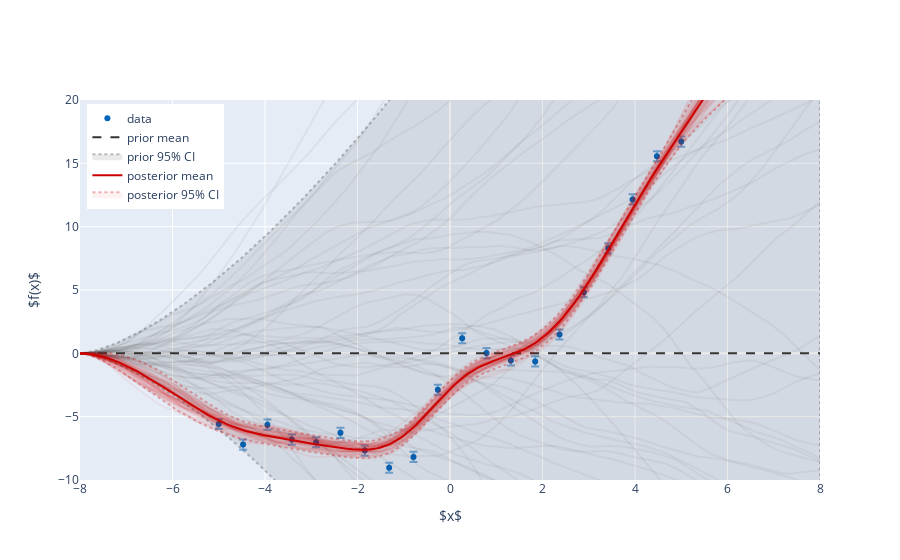

Here is the notebook cell this chart was saved with:
### Code cell
kernel = lambda a, b: Integrated_Wiener(a, b, shift=-8.0)
prior = GaussianProcess(const_mean, kernel)
posterior = prior.condition(Y, X, sigma)
plot(prior, posterior)

### Figure 1 — Plotly figure (JSON) as saved in the notebook; plotly's stock layout.template omitted (floating-point values rounded to 4 significant figures; data arrays with more than 128 entries replaced by an {"elided": "..."} marker saying what was removed)
{"data": [{"error_y": {"array": [0.4, 0.4, 0.4, 0.4, 0.4, 0.4, 0.4, 0.4, 0.4, 0.4, 0.4, 0.4, 0.4, 0.4, 0.4, 0.4, 0.4, 0.4, 0.4, 0.4], "color": "rgba(0,101,189,0.5)", "type": "data", "visible": true}, "marker": {"color": "rgb(0, 101, 189)", "size": 6}, "mode": "markers", "name": "data", "type": "scatter", "x": [-5.0, -4.474, -3.947, -3.421, -2.895, -2.368, -1.842, -1.316, -0.7895, -0.2632, 0.2632, 0.7895, 1.316, 1.842, 2.368, 2.895, 3.421, 3.947, 4.474, 5.0], "y": [-5.582, -7.206, -5.631, -6.811, -7.02, -6.278, -7.678, -9.035, -8.175, -2.871, 1.192, 0.01719, -0.558, -0.6368, 1.482, 4.825, 8.295, 12.15, 15.56, 16.72]}, {"line": {"color": "rgb(51, 51, 51)", "dash": "dash"}, "mode": "lines", "name": "prior mean", "type": "scatter", "x": {"elided": "300 float values"}, "y": {"elided": "300 float values"}}, {"fill": "toself", "fillcolor": "rgba(51,51,51,0.1)", "line": {"color": "rgba(51,51,51,0.3)", "dash": "dot"}, "name": "prior 95% CI", "type": "scatter", "x": {"elided": "600 float values"}, "y": {"elided": "600 float values"}}, {"line": {"color": "rgba(51,51,51,0.3)"}, "mode": "lines", "name": "sample", "opacity": 0.2, "showlegend": false, "type": "scatter", "x": {"elided": "300 float values"}, "y": {"elided": "300 float values"}}, {"line": {"color": "rgba(51,51,51,0.3)"}, "mode": "lines", "name": "sample", "opacity": 0.2, "showlegend": false, "type": "scatter", "x": {"elided": "300 float values"}, "y": {"elided": "300 float values"}}, {"line": {"color": "rgba(51,51,51,0.3)"}, "mode": "lines", "name": "sample", "opacity": 0.2, "showlegend": false, "type": "scatter", "x": {"elided": "300 float values"}, "y": {"elided": "300 float values"}}, {"line": {"color": "rgba(51,51,51,0.3)"}, "mode": "lines", "name": "sample", "opacity": 0.2, "showlegend": false, "type": "scatter", "x": {"elided": "300 float values"}, "y": {"elided": "300 float values"}}, {"line": {"color": "rgba(51,51,51,0.3)"}, "mode": "lines", "name": "sample", "opacity": 0.2, "showlegend": false, "type": "scatter", "x": {"elided": "300 float values"}, "y": {"elided": "300 float values"}}, {"line": {"color": "rgba(51,51,51,0.3)"}, "mode": "lines", "name": "sample", "opacity": 0.2, "showlegend": false, "type": "scatter", "x": {"elided": "300 float values"}, "y": {"elided": "300 float values"}}, {"line": {"color": "rgba(51,51,51,0.3)"}, "mode": "lines", "name": "sample", "opacity": 0.2, "showlegend": false, "type": "scatter", "x": {"elided": "300 float values"}, "y": {"elided": "300 float values"}}, {"line": {"color": "rgba(51,51,51,0.3)"}, "mode": "lines", "name": "sample", "opacity": 0.2, "showlegend": false, "type": "scatter", "x": {"elided": "300 float values"}, "y": {"elided": "300 float values"}}, {"line": {"color": "rgba(51,51,51,0.3)"}, "mode": "lines", "name": "sample", "opacity": 0.2, "showlegend": false, "type": "scatter", "x": {"elided": "300 float values"}, "y": {"elided": "300 float values"}}, {"line": {"color": "rgba(51,51,51,0.3)"}, "mode": "lines", "name": "sample", "opacity": 0.2, "showlegend": false, "type": "scatter", "x": {"elided": "300 float values"}, "y": {"elided": "300 float values"}}, {"line": {"color": "rgba(51,51,51,0.3)"}, "mode": "lines", "name": "sample", "opacity": 0.2, "showlegend": false, "type": "scatter", "x": {"elided": "300 float values"}, "y": {"elided": "300 float values"}}, {"line": {"color": "rgba(51,51,51,0.3)"}, "mode": "lines", "name": "sample", "opacity": 0.2, "showlegend": false, "type": "scatter", "x": {"elided": "300 float values"}, "y": {"elided": "300 float values"}}, {"line": {"color": "rgba(51,51,51,0.3)"}, "mode": "lines", "name": "sample", "opacity": 0.2, "showlegend": false, "type": "scatter", "x": {"elided": "300 float values"}, "y": {"elided": "300 float values"}}, {"line": {"color": "rgba(51,51,51,0.3)"}, "mode": "lines", "name": "sample", "opacity": 0.2, "showlegend": false, "type": "scatter", "x": {"elided": "300 float values"}, "y": {"elided": "300 float values"}}, {"line": {"color": "rgba(51,51,51,0.3)"}, "mode": "lines", "name": "sample", "opacity": 0.2, "showlegend": false, "type": "scatter", "x": {"elided": "300 float values"}, "y": {"elided": "300 float values"}}, {"line": {"color": "rgba(51,51,51,0.3)"}, "mode": "lines", "name": "sample", "opacity": 0.2, "showlegend": false, "type": "scatter", "x": {"elided": "300 float values"}, "y": {"elided": "300 float values"}}, {"line": {"color": "rgba(51,51,51,0.3)"}, "mode": "lines", "name": "sample", "opacity": 0.2, "showlegend": false, "type": "scatter", "x": {"elided": "300 float values"}, "y": {"elided": "300 float values"}}, {"line": {"color": "rgba(51,51,51,0.3)"}, "mode": "lines", "name": "sample", "opacity": 0.2, "showlegend": false, "type": "scatter", "x": {"elided": "300 float values"}, "y": {"elided": "300 float values"}}, {"line": {"color": "rgba(51,51,51,0.3)"}, "mode": "lines", "name": "sample", "opacity": 0.2, "showlegend": false, "type": "scatter", "x": {"elided": "300 float values"}, "y": {"elided": "300 float values"}}, {"line": {"color": "rgba(51,51,51,0.3)"}, "mode": "lines", "name": "sample", "opacity": 0.2, "showlegend": false, "type": "scatter", "x": {"elided": "300 float values"}, "y": {"elided": "300 float values"}}, {"line": {"color": "rgba(51,51,51,0.3)"}, "mode": "lines", "name": "sample", "opacity": 0.2, "showlegend": false, "type": "scatter", "x": {"elided": "300 float values"}, "y": {"elided": "300 float values"}}, {"line": {"color": "rgba(51,51,51,0.3)"}, "mode": "lines", "name": "sample", "opacity": 0.2, "showlegend": false, "type": "scatter", "x": {"elided": "300 float values"}, "y": {"elided": "300 float values"}}, {"line": {"color": "rgba(51,51,51,0.3)"}, "mode": "lines", "name": "sample", "opacity": 0.2, "showlegend": false, "type": "scatter", "x": {"elided": "300 float values"}, "y": {"elided": "300 float values"}}, {"line": {"color": "rgba(51,51,51,0.3)"}, "mode": "lines", "name": "sample", "opacity": 0.2, "showlegend": false, "type": "scatter", "x": {"elided": "300 float values"}, "y": {"elided": "300 float values"}}, {"line": {"color": "rgba(51,51,51,0.3)"}, "mode": "lines", "name": "sample", "opacity": 0.2, "showlegend": false, "type": "scatter", "x": {"elided": "300 float values"}, "y": {"elided": "300 float values"}}, {"line": {"color": "rgba(51,51,51,0.3)"}, "mode": "lines", "name": "sample", "opacity": 0.2, "showlegend": false, "type": "scatter", "x": {"elided": "300 float values"}, "y": {"elided": "300 float values"}}, {"line": {"color": "rgba(51,51,51,0.3)"}, "mode": "lines", "name": "sample", "opacity": 0.2, "showlegend": false, "type": "scatter", "x": {"elided": "300 float values"}, "y": {"elided": "300 float values"}}, {"line": {"color": "rgba(51,51,51,0.3)"}, "mode": "lines", "name": "sample", "opacity": 0.2, "showlegend": false, "type": "scatter", "x": {"elided": "300 float values"}, "y": {"elided": "300 float values"}}, {"line": {"color": "rgba(51,51,51,0.3)"}, "mode": "lines", "name": "sample", "opacity": 0.2, "showlegend": false, "type": "scatter", "x": {"elided": "300 float values"}, "y": {"elided": "300 float values"}}, {"line": {"color": "rgba(51,51,51,0.3)"}, "mode": "lines", "name": "sample", "opacity": 0.2, "showlegend": false, "type": "scatter", "x": {"elided": "300 float values"}, "y": {"elided": "300 float values"}}, {"line": {"color": "rgba(51,51,51,0.3)"}, "mode": "lines", "name": "sample", "opacity": 0.2, "showlegend": false, "type": "scatter", "x": {"elided": "300 float values"}, "y": {"elided": "300 float values"}}, {"line": {"color": "rgba(51,51,51,0.3)"}, "mode": "lines", "name": "sample", "opacity": 0.2, "showlegend": false, "type": "scatter", "x": {"elided": "300 float values"}, "y": {"elided": "300 float values"}}, {"line": {"color": "rgba(51,51,51,0.3)"}, "mode": "lines", "name": "sample", "opacity": 0.2, "showlegend": false, "type": "scatter", "x": {"elided": "300 float values"}, "y": {"elided": "300 float values"}}, {"line": {"color": "rgba(51,51,51,0.3)"}, "mode": "lines", "name": "sample", "opacity": 0.2, "showlegend": false, "type": "scatter", "x": {"elided": "300 float values"}, "y": {"elided": "300 float values"}}, {"line": {"color": "rgba(51,51,51,0.3)"}, "mode": "lines", "name": "sample", "opacity": 0.2, "showlegend": false, "type": "scatter", "x": {"elided": "300 float values"}, "y": {"elided": "300 float values"}}, {"line": {"color": "rgba(51,51,51,0.3)"}, "mode": "lines", "name": "sample", "opacity": 0.2, "showlegend": false, "type": "scatter", "x": {"elided": "300 float values"}, "y": {"elided": "300 float values"}}, {"line": {"color": "rgba(51,51,51,0.3)"}, "mode": "lines", "name": "sample", "opacity": 0.2, "showlegend": false, "type": "scatter", "x": {"elided": "300 float values"}, "y": {"elided": "300 float values"}}, {"line": {"color": "rgba(51,51,51,0.3)"}, "mode": "lines", "name": "sample", "opacity": 0.2, "showlegend": false, "type": "scatter", "x": {"elided": "300 float values"}, "y": {"elided": "300 float values"}}, {"line": {"color": "rgba(51,51,51,0.3)"}, "mode": "lines", "name": "sample", "opacity": 0.2, "showlegend": false, "type": "scatter", "x": {"elided": "300 float values"}, "y": {"elided": "300 float values"}}, {"line": {"color": "rgba(51,51,51,0.3)"}, "mode": "lines", "name": "sample", "opacity": 0.2, "showlegend": false, "type": "scatter", "x": {"elided": "300 float values"}, "y": {"elided": "300 float values"}}, {"line": {"color": "rgba(51,51,51,0.3)"}, "mode": "lines", "name": "sample", "opacity": 0.2, "showlegend": false, "type": "scatter", "x": {"elided": "300 float values"}, "y": {"elided": "300 float values"}}, {"line": {"color": "rgba(51,51,51,0.3)"}, "mode": "lines", "name": "sample", "opacity": 0.2, "showlegend": false, "type": "scatter", "x": {"elided": "300 float values"}, "y": {"elided": "300 float values"}}, {"line": {"color": "rgba(51,51,51,0.3)"}, "mode": "lines", "name": "sample", "opacity": 0.2, "showlegend": false, "type": "scatter", "x": {"elided": "300 float values"}, "y": {"elided": "300 float values"}}, {"line": {"color": "rgba(51,51,51,0.3)"}, "mode": "lines", "name": "sample", "opacity": 0.2, "showlegend": false, "type": "scatter", "x": {"elided": "300 float values"}, "y": {"elided": "300 float values"}}, {"line": {"color": "rgba(51,51,51,0.3)"}, "mode": "lines", "name": "sample", "opacity": 0.2, "showlegend": false, "type": "scatter", "x": {"elided": "300 float values"}, "y": {"elided": "300 float values"}}, {"line": {"color": "rgba(51,51,51,0.3)"}, "mode": "lines", "name": "sample", "opacity": 0.2, "showlegend": false, "type": "scatter", "x": {"elided": "300 float values"}, "y": {"elided": "300 float values"}}, {"line": {"color": "rgba(51,51,51,0.3)"}, "mode": "lines", "name": "sample", "opacity": 0.2, "showlegend": false, "type": "scatter", "x": {"elided": "300 float values"}, "y": {"elided": "300 float values"}}, {"line": {"color": "rgba(51,51,51,0.3)"}, "mode": "lines", "name": "sample", "opacity": 0.2, "showlegend": false, "type": "scatter", "x": {"elided": "300 float values"}, "y": {"elided": "300 float values"}}, {"line": {"color": "rgba(51,51,51,0.3)"}, "mode": "lines", "name": "sample", "opacity": 0.2, "showlegend": false, "type": "scatter", "x": {"elided": "300 float values"}, "y": {"elided": "300 float values"}}, {"line": {"color": "rgba(51,51,51,0.3)"}, "mode": "lines", "name": "sample", "opacity": 0.2, "showlegend": false, "type": "scatter", "x": {"elided": "300 float values"}, "y": {"elided": "300 float values"}}, {"line": {"color": "rgb(204, 0, 0)"}, "mode": "lines", "name": "posterior mean", "type": "scatter", "x": {"elided": "300 float values"}, "y": {"elided": "300 float values"}}, {"fill": "toself", "fillcolor": "rgba(204,0,0,0.05)", "line": {"color": "rgba(204,0,0,0.3)", "dash": "dot"}, "name": "posterior 95% CI", "type": "scatter", "x": {"elided": "600 float values"}, "y": {"elided": "600 float values"}}, {"line": {"color": "rgba(204,0,0,0.3)"}, "mode": "lines", "name": "sample", "opacity": 0.2, "showlegend": false, "type": "scatter", "x": {"elided": "300 float values"}, "y": {"elided": "300 float values"}}, {"line": {"color": "rgba(204,0,0,0.3)"}, "mode": "lines", "name": "sample", "opacity": 0.2, "showlegend": false, "type": "scatter", "x": {"elided": "300 float values"}, "y": {"elided": "300 float values"}}, {"line": {"color": "rgba(204,0,0,0.3)"}, "mode": "lines", "name": "sample", "opacity": 0.2, "showlegend": false, "type": "scatter", "x": {"elided": "300 float values"}, "y": {"elided": "300 float values"}}, {"line": {"color": "rgba(204,0,0,0.3)"}, "mode": "lines", "name": "sample", "opacity": 0.2, "showlegend": false, "type": "scatter", "x": {"elided": "300 float values"}, "y": {"elided": "300 float values"}}, {"line": {"color": "rgba(204,0,0,0.3)"}, "mode": "lines", "name": "sample", "opacity": 0.2, "showlegend": false, "type": "scatter", "x": {"elided": "300 float values"}, "y": {"elided": "300 float values"}}, {"line": {"color": "rgba(204,0,0,0.3)"}, "mode": "lines", "name": "sample", "opacity": 0.2, "showlegend": false, "type": "scatter", "x": {"elided": "300 float values"}, "y": {"elided": "300 float values"}}, {"line": {"color": "rgba(204,0,0,0.3)"}, "mode": "lines", "name": "sample", "opacity": 0.2, "showlegend": false, "type": "scatter", "x": {"elided": "300 float values"}, "y": {"elided": "300 float values"}}, {"line": {"color": "rgba(204,0,0,0.3)"}, "mode": "lines", "name": "sample", "opacity": 0.2, "showlegend": false, "type": "scatter", "x": {"elided": "300 float values"}, "y": {"elided": "300 float values"}}, {"line": {"color": "rgba(204,0,0,0.3)"}, "mode": "lines", "name": "sample", "opacity": 0.2, "showlegend": false, "type": "scatter", "x": {"elided": "300 float values"}, "y": {"elided": "300 float values"}}, {"line": {"color": "rgba(204,0,0,0.3)"}, "mode": "lines", "name": "sample", "opacity": 0.2, "showlegend": false, "type": "scatter", "x": {"elided": "300 float values"}, "y": {"elided": "300 float values"}}, {"line": {"color": "rgba(204,0,0,0.3)"}, "mode": "lines", "name": "sample", "opacity": 0.2, "showlegend": false, "type": "scatter", "x": {"elided": "300 float values"}, "y": {"elided": "300 float values"}}, {"line": {"color": "rgba(204,0,0,0.3)"}, "mode": "lines", "name": "sample", "opacity": 0.2, "showlegend": false, "type": "scatter", "x": {"elided": "300 float values"}, "y": {"elided": "300 float values"}}, {"line": {"color": "rgba(204,0,0,0.3)"}, "mode": "lines", "name": "sample", "opacity": 0.2, "showlegend": false, "type": "scatter", "x": {"elided": "300 float values"}, "y": {"elided": "300 float values"}}, {"line": {"color": "rgba(204,0,0,0.3)"}, "mode": "lines", "name": "sample", "opacity": 0.2, "showlegend": false, "type": "scatter", "x": {"elided": "300 float values"}, "y": {"elided": "300 float values"}}, {"line": {"color": "rgba(204,0,0,0.3)"}, "mode": "lines", "name": "sample", "opacity": 0.2, "showlegend": false, "type": "scatter", "x": {"elided": "300 float values"}, "y": {"elided": "300 float values"}}, {"line": {"color": "rgba(204,0,0,0.3)"}, "mode": "lines", "name": "sample", "opacity": 0.2, "showlegend": false, "type": "scatter", "x": {"elided": "300 float values"}, "y": {"elided": "300 float values"}}, {"line": {"color": "rgba(204,0,0,0.3)"}, "mode": "lines", "name": "sample", "opacity": 0.2, "showlegend": false, "type": "scatter", "x": {"elided": "300 float values"}, "y": {"elided": "300 float values"}}, {"line": {"color": "rgba(204,0,0,0.3)"}, "mode": "lines", "name": "sample", "opacity": 0.2, "showlegend": false, "type": "scatter", "x": {"elided": "300 float values"}, "y": {"elided": "300 float values"}}, {"line": {"color": "rgba(204,0,0,0.3)"}, "mode": "lines", "name": "sample", "opacity": 0.2, "showlegend": false, "type": "scatter", "x": {"elided": "300 float values"}, "y": {"elided": "300 float values"}}, {"line": {"color": "rgba(204,0,0,0.3)"}, "mode": "lines", "name": "sample", "opacity": 0.2, "showlegend": false, "type": "scatter", "x": {"elided": "300 float values"}, "y": {"elided": "300 float values"}}, {"line": {"color": "rgba(204,0,0,0.3)"}, "mode": "lines", "name": "sample", "opacity": 0.2, "showlegend": false, "type": "scatter", "x": {"elided": "300 float values"}, "y": {"elided": "300 float values"}}, {"line": {"color": "rgba(204,0,0,0.3)"}, "mode": "lines", "name": "sample", "opacity": 0.2, "showlegend": false, "type": "scatter", "x": {"elided": "300 float values"}, "y": {"elided": "300 float values"}}, {"line": {"color": "rgba(204,0,0,0.3)"}, "mode": "lines", "name": "sample", "opacity": 0.2, "showlegend": false, "type": "scatter", "x": {"elided": "300 float values"}, "y": {"elided": "300 float values"}}, {"line": {"color": "rgba(204,0,0,0.3)"}, "mode": "lines", "name": "sample", "opacity": 0.2, "showlegend": false, "type": "scatter", "x": {"elided": "300 float values"}, "y": {"elided": "300 float values"}}, {"line": {"color": "rgba(204,0,0,0.3)"}, "mode": "lines", "name": "sample", "opacity": 0.2, "showlegend": false, "type": "scatter", "x": {"elided": "300 float values"}, "y": {"elided": "300 float values"}}, {"line": {"color": "rgba(204,0,0,0.3)"}, "mode": "lines", "name": "sample", "opacity": 0.2, "showlegend": false, "type": "scatter", "x": {"elided": "300 float values"}, "y": {"elided": "300 float values"}}, {"line": {"color": "rgba(204,0,0,0.3)"}, "mode": "lines", "name": "sample", "opacity": 0.2, "showlegend": false, "type": "scatter", "x": {"elided": "300 float values"}, "y": {"elided": "300 float values"}}, {"line": {"color": "rgba(204,0,0,0.3)"}, "mode": "lines", "name": "sample", "opacity": 0.2, "showlegend": false, "type": "scatter", "x": {"elided": "300 float values"}, "y": {"elided": "300 float values"}}, {"line": {"color": "rgba(204,0,0,0.3)"}, "mode": "lines", "name": "sample", "opacity": 0.2, "showlegend": false, "type": "scatter", "x": {"elided": "300 float values"}, "y": {"elided": "300 float values"}}, {"line": {"color": "rgba(204,0,0,0.3)"}, "mode": "lines", "name": "sample", "opacity": 0.2, "showlegend": false, "type": "scatter", "x": {"elided": "300 float values"}, "y": {"elided": "300 float values"}}, {"line": {"color": "rgba(204,0,0,0.3)"}, "mode": "lines", "name": "sample", "opacity": 0.2, "showlegend": false, "type": "scatter", "x": {"elided": "300 float values"}, "y": {"elided": "300 float values"}}, {"line": {"color": "rgba(204,0,0,0.3)"}, "mode": "lines", "name": "sample", "opacity": 0.2, "showlegend": false, "type": "scatter", "x": {"elided": "300 float values"}, "y": {"elided": "300 float values"}}, {"line": {"color": "rgba(204,0,0,0.3)"}, "mode": "lines", "name": "sample", "opacity": 0.2, "showlegend": false, "type": "scatter", "x": {"elided": "300 float values"}, "y": {"elided": "300 float values"}}, {"line": {"color": "rgba(204,0,0,0.3)"}, "mode": "lines", "name": "sample", "opacity": 0.2, "showlegend": false, "type": "scatter", "x": {"elided": "300 float values"}, "y": {"elided": "300 float values"}}, {"line": {"color": "rgba(204,0,0,0.3)"}, "mode": "lines", "name": "sample", "opacity": 0.2, "showlegend": false, "type": "scatter", "x": {"elided": "300 float values"}, "y": {"elided": "300 float values"}}, {"line": {"color": "rgba(204,0,0,0.3)"}, "mode": "lines", "name": "sample", "opacity": 0.2, "showlegend": false, "type": "scatter", "x": {"elided": "300 float values"}, "y": {"elided": "300 float values"}}, {"line": {"color": "rgba(204,0,0,0.3)"}, "mode": "lines", "name": "sample", "opacity": 0.2, "showlegend": false, "type": "scatter", "x": {"elided": "300 float values"}, "y": {"elided": "300 float values"}}, {"line": {"color": "rgba(204,0,0,0.3)"}, "mode": "lines", "name": "sample", "opacity": 0.2, "showlegend": false, "type": "scatter", "x": {"elided": "300 float values"}, "y": {"elided": "300 float values"}}, {"line": {"color": "rgba(204,0,0,0.3)"}, "mode": "lines", "name": "sample", "opacity": 0.2, "showlegend": false, "type": "scatter", "x": {"elided": "300 float values"}, "y": {"elided": "300 float values"}}, {"line": {"color": "rgba(204,0,0,0.3)"}, "mode": "lines", "name": "sample", "opacity": 0.2, "showlegend": false, "type": "scatter", "x": {"elided": "300 float values"}, "y": {"elided": "300 float values"}}, {"line": {"color": "rgba(204,0,0,0.3)"}, "mode": "lines", "name": "sample", "opacity": 0.2, "showlegend": false, "type": "scatter", "x": {"elided": "300 float values"}, "y": {"elided": "300 float values"}}, {"line": {"color": "rgba(204,0,0,0.3)"}, "mode": "lines", "name": "sample", "opacity": 0.2, "showlegend": false, "type": "scatter", "x": {"elided": "300 float values"}, "y": {"elided": "300 float values"}}, {"line": {"color": "rgba(204,0,0,0.3)"}, "mode": "lines", "name": "sample", "opacity": 0.2, "showlegend": false, "type": "scatter", "x": {"elided": "300 float values"}, "y": {"elided": "300 float values"}}, {"line": {"color": "rgba(204,0,0,0.3)"}, "mode": "lines", "name": "sample", "opacity": 0.2, "showlegend": false, "type": "scatter", "x": {"elided": "300 float values"}, "y": {"elided": "300 float values"}}, {"line": {"color": "rgba(204,0,0,0.3)"}, "mode": "lines", "name": "sample", "opacity": 0.2, "showlegend": false, "type": "scatter", "x": {"elided": "300 float values"}, "y": {"elided": "300 float values"}}, {"line": {"color": "rgba(204,0,0,0.3)"}, "mode": "lines", "name": "sample", "opacity": 0.2, "showlegend": false, "type": "scatter", "x": {"elided": "300 float values"}, "y": {"elided": "300 float values"}}, {"line": {"color": "rgba(204,0,0,0.3)"}, "mode": "lines", "name": "sample", "opacity": 0.2, "showlegend": false, "type": "scatter", "x": {"elided": "300 float values"}, "y": {"elided": "300 float values"}}, {"line": {"color": "rgba(204,0,0,0.3)"}, "mode": "lines", "name": "sample", "opacity": 0.2, "showlegend": false, "type": "scatter", "x": {"elided": "300 float values"}, "y": {"elided": "300 float values"}}, {"line": {"color": "rgba(204,0,0,0.3)"}, "mode": "lines", "name": "sample", "opacity": 0.2, "showlegend": false, "type": "scatter", "x": {"elided": "300 float values"}, "y": {"elided": "300 float values"}}, {"line": {"color": "rgba(204,0,0,0.3)"}, "mode": "lines", "name": "sample", "opacity": 0.2, "showlegend": false, "type": "scatter", "x": {"elided": "300 float values"}, "y": {"elided": "300 float values"}}], "layout": {"legend": {"x": 0.01, "y": 0.99}, "xaxis": {"title": {"text": "$x$"}}, "yaxis": {"range": [-10, 20], "title": {"text": "$f(x)$"}}}}
